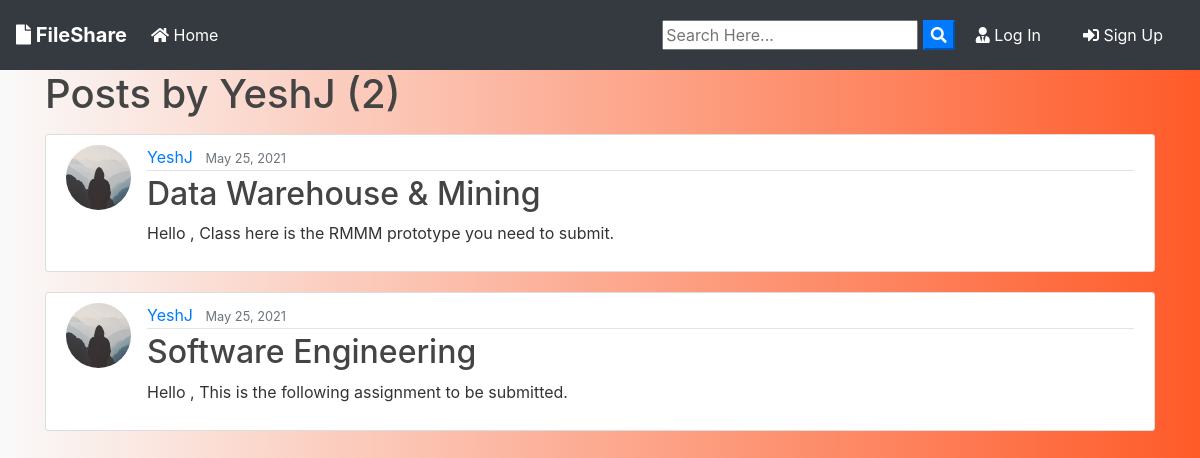
Page /user/YeshJ on the committed database.
### blog/models.py (models this page shows, shortened)
class Post(models.Model):
	title = models.CharField(max_length=100)
	file = models.FileField(null=True,blank=True,upload_to='Files')
	content = models.TextField()
	date_posted = models.DateTimeField(default=timezone.now)
	author = models.ForeignKey(User, on_delete=models.CASCADE)

### users/models.py (models this page shows, shortened)
class Profile(models.Model):
    user = models.OneToOneField(User, on_delete=models.CASCADE)
    image = models.ImageField(default='default.jpg', upload_to='profile_pics')

### blog/views.py (the view)
# urls.py: path('user/<str:username>', UserPostListView.as_view(), name='user-posts'),
class UserPostListView(ListView):
    model = Post
    template_name = 'blog/user_posts.html'  # <app>/<model>_<viewtype>.html
    context_object_name = 'posts'
    paginate_by = 2
    def get_queryset(self):
        user = get_object_or_404(User, username=self.kwargs.get('username'))
        return Post.objects.filter(author=user).order_by('-date_posted')

### blog/templates/blog/user_posts.html (shortened to what this page needs)
{% extends "blog/base.html" %}
{% block content %}
    <h1 class="mb-3">Posts by {{ view.kwargs.username }} ({{ page_obj.paginator.count }})</h1>
    {% for post in posts %}
        <article class="media content-section">
          <img class="rounded-circle article-img" src="{{ post.author.profile.image.url }}">
          <div class="media-body">
            <div class="article-metadata">
              <a class="mr-2" href="{% url 'user-posts' post.author.username %}">{{ post.author }}</a>
              <small class="text-muted">{{ post.date_posted|date:"F d, Y" }}</small>
            </div>
            <h2><a class="article-title" href="{% url 'post-detail' post.id %}">{{ post.title }}</a></h2>
            <p class="article-content">{{ post.content }}</p>
          </div>
        </article>
    {% endfor %}
{% endblock content %}

### blog/templates/blog/base.html (shortened to what this page needs)
{% load static %}
<!doctype html>
<html lang="en">
  <head>
    <link rel="stylesheet" href="https://stackpath.bootstrapcdn.com/bootstrap/4.3.1/css/bootstrap.min.css">
    <link rel="stylesheet" href="https://use.fontawesome.com/releases/v5.8.1/css/all.css" >
    <link rel="stylesheet" href="{% static 'blog/main.css' %}">
</head>
  <body>
        <nav class="navbar navbar-expand-lg navbar-dark bg-dark">
                <a class="navbar-brand font-weight-bold" href="{% url 'blog-home' %}"><i class="fas fa-file"></i> FileShare</a>
                <div class="collapse navbar-collapse" id="navbarSupportedContent">
                  <ul class="navbar-nav mr-auto">
                    <li class="nav-item active">
                      <a class="nav-link" href="{% url 'blog-home' %}"><i class="fas fa-home"></i> Home <span class="sr-only">(current)</span></a>
                    </li>
                  </ul>
                  <form id="searchform" action="{% url 'search' %}" method="get">
                    <input type="text" name="q" type="text" value="{{ request.GET.q }}" placeholder="Search Here..." />
                    <button type="button" onclick="searchform.submit()" class=" text-white my-color btn-primary"><i class="fa fa-search"></i></button>
                </form>
                    {% if user.is_authenticated %}
                    <a href="{% url 'user-posts' user %}" class="btn text-white m-2"><i class="fas fa-user-shield"></i> My Post</a>
                    <a href="{% url 'post-create' %} " class="btn text-white m-2"><i class="fas fa-user-edit"></i> New Post</a>
                    <a href="{% url 'profile' %} " class="btn text-white m-2"><i class="fas fa-user"></i> {{ user.username }}</a>
                    <a href="{% url 'logout' %} " class="btn text-white m-2"><i class="fas fa-sign-out-alt"></i> Log Out</a>
                    {% else %}
                    <a href="{% url 'login' %} " class="btn text-white m-2"><i class="fas fa-user-tie"></i> Log In</a>
                    <a href="{% url 'register' %} " class="btn text-white m-2"> <i class="fas fa-sign-in-alt"></i> Sign Up</a>
                    {% endif %}
                </div>
              </nav>
      <div class="container my-bg">
    {% block content %}
    {% endblock  %}
</div>
  </body>
</html>

### blog/static/blog/main.css (style rules this page uses)
body { background: #fafafa; color: #333333; margin-top: 0; background-image: linear-gradient(to right, rgba(255,70,90,0), rgba(255,90,40,1)); }
h1, h2, h3, h4, h5, h6 { color: #444444; }
ul { margin: 0; }
.content-section { background: #ffffff; padding: 10px 20px; border: 1px solid #dddddd; border-radius: 3px; margin-bottom: 20px; }
.article-title { color: #444444; }
.article-content { white-space: pre-line; }
.article-img { height: 65px; width: 65px; margin-right: 16px; }
.article-metadata { padding-bottom: 1px; margin-bottom: 4px; border-bottom: 1px solid #e3e3e3 }

### rows in the picture
Post: author.profile.image (placeholder picture), author "YeshJ", date_posted "May 25, 2021", title "Data Warehouse & Mining", content "Hello , Class here is the RMMM prototype you need to submit."
Post: author.profile.image (placeholder picture), author "YeshJ", date_posted "May 25, 2021", title "Software Engineering", content "Hello , This is the following assignment to be submitted."

### other values in the picture
{{ view.kwargs.username }} "YeshJ"
{{ page_obj.paginator.count }} "2"
